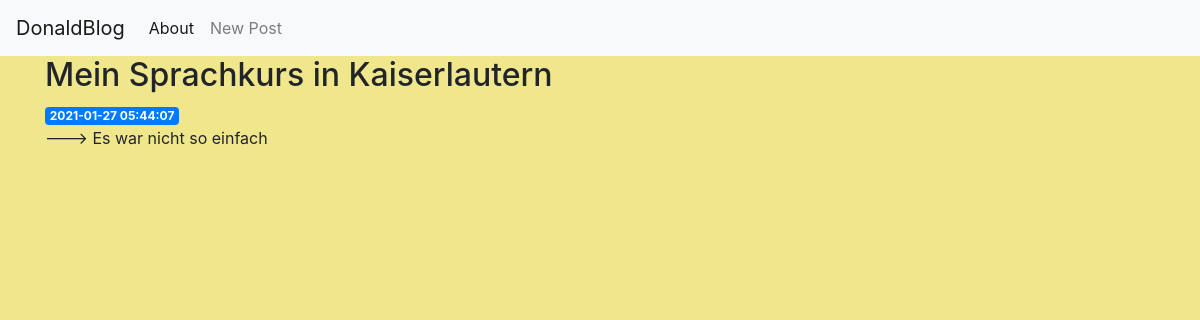
The page /5 on the database its author committed.
### tables this page shows
CREATE TABLE posts (
    id INTEGER PRIMARY KEY AUTOINCREMENT,
    created TIMESTAMP NOT NULL DEFAULT CURRENT_TIMESTAMP,
    title TEXT NOT NULL,
    content TEXT NOT NULL
);

### app.py (the view)
@app.route('/<int:post_id>')
def post(post_id):
    post = get_post(post_id)
    return render_template('post.html', post=post)

### app.py (called while the page is built)
def get_db_connection():
    conn = sqlite3.connect('database.db')
    conn.row_factory = sqlite3.Row
    return conn

def get_post(post_id):
    conn = get_db_connection()
    post = conn.execute('SELECT * FROM posts WHERE id = ?',
                        (post_id,)).fetchone()
    conn.close()
    if post is None:
        abort(404)
    return post

### templates/post.html
{% extends 'base.html' %}
{% block content %}
    <h2>{% block title %} {{ post['title'] }} {% endblock %}</h2>
    <span class="badge badge-primary">{{ post['created'] }}</span>
    <p>{{ post['content'] }}</p>
{% endblock %}

### templates/base.html (style rules this page uses)
.body { background-color: khaki; }

### rows shown on the page
posts: title "Mein Sprachkurs in Kaiserlautern", created "2021-01-27 05:44:07", content "---> Es war nicht so einfach"
